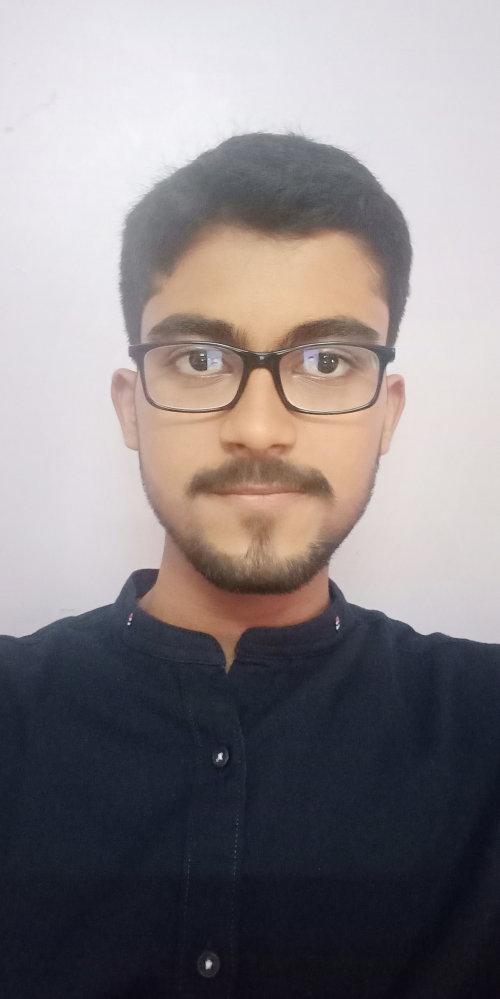
#> input picture Helper_Files/IMG_20180827_161245.jpg, 1498 x 2997 px (shown at 1/3 size)
$ python -i chrominance.py   (imports and definitions only)
#> lines starting #> are read from the running program, lines starting #| are printed output that depends on the picture
import numpy as np
import cv2

# Download the dataset from
# https://www.kaggle.com/shravankumar9892/image-colorization

def LUV(image, conversion = 1, inter = cv2.INTER_AREA):
    # Instead of loading images from the array, I'm doing everything again here so that it shouldn't give memory error.
#> called with image = 'IMG_20180827_161245.jpg', conversion = 1, inter = 3
    img = cv2.imread(image, 1)
#> img is the input picture: shape (2997, 1498, 3); mean B, G, R 132.9, 130.9, 136.9
    img = cv2.resize(img, (224,224), interpolation = inter)
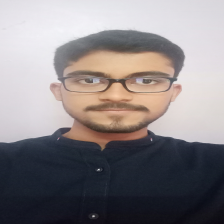
#> img: shape (224, 224, 3); mean B, G, R 132.9, 130.9, 136.9
    img = cv2.cvtColor(img, cv2.COLOR_BGR2RGB)
    luv = (cv2.cvtColor(img,cv2.COLOR_RGB2LAB)+[0, 128, 128])/[100,255,255]
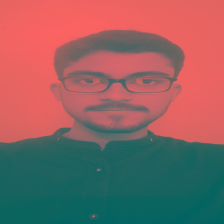
#> luv: shape (224, 224, 3) float64; mean R, G, B 1.36, 1.02, 1; drawn with min black and max white
    return luv[:,:,1:]


# [8 lines of commented-out code are left out]

# [8 lines not run here, left out]

>>> result = LUV('IMG_20180827_161245.jpg')
